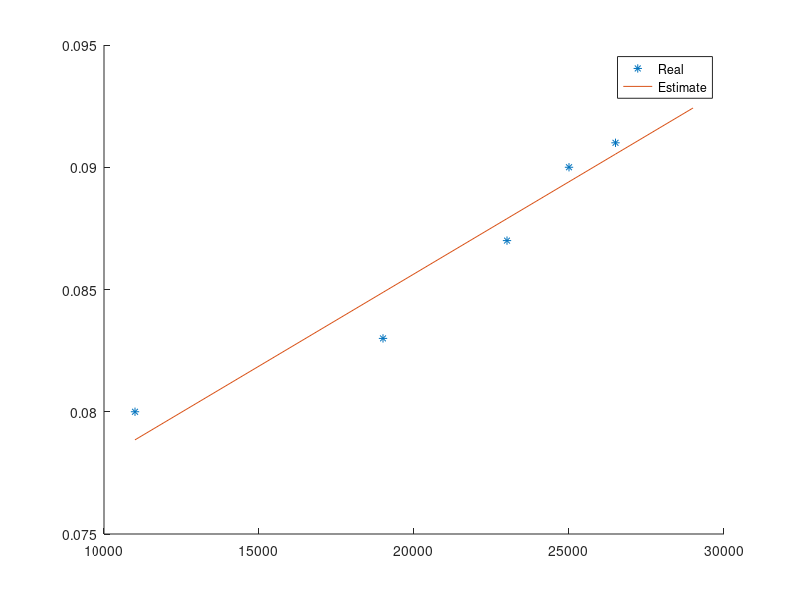

The MATLAB script that drew this image:
%% ESE 4481 Homework 3
% By Will Wu
clear, clc, close all

%% Constant Declaration:
m = 0.068;
Jxx = 0.69e-4;
Jyy = 0.775e-4;
Jzz = 1.5e-4;
g = 9.8;

J = [Jxx 0 0; 0 Jyy 0; 0 0 Jzz];

F_b = zeros;
M_b = zeros;

W = 0.047625; % prop to com x distance
L = 0.047625; % prop to com y distance, in meters

prop_mass = 0.001; % in kg
prop_diam = 0.066; % meters
max_rpm = 29000; % hertz

% Curve fit estimating thrust coefficient
rpm = [11000 19000 23000 25000 26500 29000]';
c_t = [0.08 0.083 0.087 0.09 0.091 0.093]';

% regressor matrix
regressor = cat(2, ones(size(rpm)), rpm);
k_estimate = inv(regressor' * regressor) * regressor' * c_t;
offset = k_estimate(1);
slope = k_estimate(2);

residue = norm(c_t - regressor*k_estimate);
residue_cons = norm(c_t - 0.087*ones(size(c_t)));

% examine error
figure, hold on;
plot(rpm, c_t, '*');
plot(rpm, regressor*k_estimate);
legend('Real', 'Estimate');
%% 
